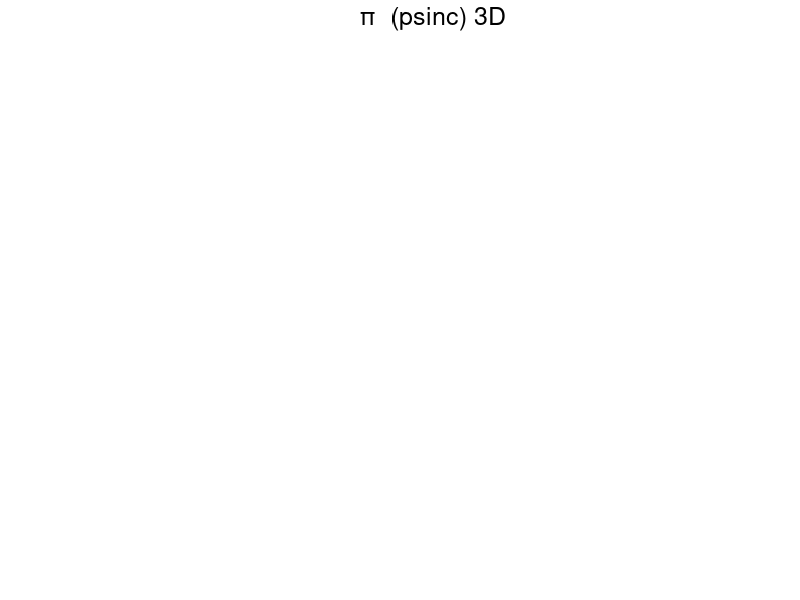

The MATLAB source for this figure: (Note: this script raises an error after producing the figure.)

% Hint: 
% saving figures as .eps:     print(gcf, 'TestPlot', '-depsc');

%modelstr = '';
%modelstr = 'comp';
modelstr = 'psinc';
%modelstr = 'psinc_w_adv_Ndt=3';
%modelstr = 'psinc_Ndt=3';
%modelstr = 'psinc_w_adv_Ndt=05';

%test_case = 'Equatorial-Long-Wave';
%test_case = 'Internal-Wave-Long-Wave';
%test_case = 'Internal-Wave-Strong-Strat';
%test_case = 'Skamarock-Klemp-Internal-Wave';
%test_case = 'Rising-Bubble';
%test_case = 'Smolarkiewicz-Margolin-Breaking-Wave';
%test_case = 'Straka';
test_case = 'Travelling-Vortex';
%test_case = 'Advection';

slice = 'xy'; % options:  'xy' 'zy' 'full3D'
showmode = 1;
separate_signs = 1;
filledcontours = 1;
fixed_contours = 0;
fixed_contour_step = 0;
no_of_contours = 10;
show_increments = 0;
symmetry = 0;        % in {0,1}
symmetrytest = 0;
showdummycells = 0;

% th0 = -0.0015/300;
% dth = 5e-4/300;
% contour_values = [th0 th0+dth th0+2*dth th0+3*dth th0+4*dth th0+5*dth th0+6*dth th0+7*dth th0+8*dth th0+9*dth th0+10*dth];
dtheta = 0.5e-3/300;
contour_values = [-5*dtheta, -4*dtheta, -3*dtheta, -2*dtheta, -dtheta, 0.0, dtheta, 2*dtheta, 3*dtheta, 4*dtheta, 5*dtheta];
%contour_values = [1.0001 1.0011 1.0022 1.0022 1.0033 1.0044 1.0055 1.0065];
%contour_values = linspace(-0.01,0.01,41) / 288.15;
title_true = 1;

%kmin = 50;
%kmax = 53;
kmin = 0;
kmax = 601;
dk   = 1;

if strcmp(test_case, 'Equatorial-Long-Wave')
    scalefactor = 2.0;
    ncx = 300; 
    ncy = 20;  
    %ncx = 600; 
    %ncy = 80;  
    L   = 8*3000.0 * scalefactor;  % 
    x0  = 0.0*L;
    H   = 10.0;  %
    aspect = [L/H/3 1 1];
    velosc = 100;  % velocity unit of RKLM code
elseif strcmp(test_case, 'Internal-Wave-Long-Wave')
    scalefactor = 2.0;
    ncx = 300; 
    ncy = 20;  
    %ncx = 600; 
    %ncy = 80;  
    L   = 3000.0 * scalefactor;  % 
    x0  = 0.0*L;
    H   = 10.0;  %
    aspect = [L/H/3 1 1];
    velosc = 100;  % velocity unit of RKLM code
elseif strcmp(test_case, 'Internal-Wave-Strong-Strat')
    scalefactor = 1.0;
    ncx = 1200; 
    ncy = 40;  
    L   = 3000.0 * scalefactor;  % 
    x0  = 0.5*L;
    H   = 10.0;  %
    aspect = [80 1 1];
    velosc = 100;  % velocity unit of RKLM code
elseif strcmp(test_case, 'Skamarock-Klemp-Internal-Wave')
    scalefactor = 1.0;
    ncx = 300; 
    ncy = 10;
    ncz = 5;
    L   = 300.0 * scalefactor;  % [km] 
    x0  = 0.5*L;
    H   = 10.0;    % [km] 
    B   = 20.0;    % [km]
    aspect = [16 1 1];
    velosc = 100;  % [m/s] velocity unit of RKLM code
elseif strcmp(test_case, 'Rising-Bubble')
    ncx = 160;  
    ncy =  80;  
    L   = 2.0;  
    x0  = 1.0;
    H   = 1.0; 
    aspect = [1 1 1];
    velosc = 100;  % velocity unit of RKLM code
elseif strcmp(test_case, 'Travelling-Vortex')
    ncx = 64;  % 512; 256;
    ncy = 64;  % 512; 256;
    ncz =  2;  % 512; 256;
    L   = 1.0;  
    x0  = 0.5;
    H   = 1.0;
    B   = 1.0/8.0;
    aspect = [1 1 1];
    velosc = 100;  % velocity unit of RKLM code
elseif strcmp(test_case, 'Straka')
    ncx = 512;  
    ncy = 64;  
    L  = 52.2;  % 
    x0 = 0.0*L;
    H  = 6.4;  %
    aspect = [1 1 1];
    velosc = 100;  % velocity unit of RKLM code
elseif strcmp(test_case, 'Smolarkiewicz-Margolin-Breaking-Wave')
    ncx = 240;  
    ncy = 120;  
    L   = 120.0;  % 
    x0  =  60.0;
    H   =  60.0;  %
    aspect = [1 1 1];
    velosc = 100;  % velocity unit of RKLM code
elseif strcmp(test_case, 'Advection')
    ncx = 31;  
    ncy = 31;  
    ncz = 31;  
    L  = 2.0;  % 
    x0 = 0.0*L;
    H  = 2.0;
    B  = 2.0;%
    aspect = [1 1 1];
    velosc = 100;  % velocity unit of RKLM code
end
    
% auxiliary adjustments of grid parameters
nnx = ncx+1;
dumsx = 2;
if ncy == 1
    nny = 1;
    dumsy = 0;
else
    nny = ncy+1;
    dumsy = 2;
end
if ncz == 1
    nnz = 1;
    dumsz = 0;
else
    nnz = ncz+1;
    dumsz = 2;
end

modelfigstr = strcat('  (',modelstr,')');

rhoY_diff = 0;
rhoZ_diff = 0;
transp    = 0;

folderstring = strcat('/Users/rupert/Documents/Computation/RKLM_Reference/low_Mach_gravity_',modelstr);

% cell-centered fields
%varstr = 'rho'; folderstr = 'rho'; titlestr = 'rho'; ndummy = 2; arraysize = [ncx ncy ncz];
%varstr = 'p'; folderstr = 'p'; titlestr = 'p'; ndummy = 2; arraysize = [ncx ncy ncz];
%varstr = 'S'; folderstr = 'S'; titlestr = 'S'; ndummy = 2; arraysize = [ncx ncy ncz];
%varstr = 'rhoY';  folderstr = 'rhoY'; titlestr = 'rhoY'; ndummy = 2; arraysize = [ncx ncy ncz]; rhoY_diff = 1;
%varstr = 'drhoY';  folderstr = 'drhoY'; titlestr = 'drhoY'; ndummy = 2; arraysize = [ncx ncy ncz];
%varstr = 'Y';  folderstr = 'Y'; titlestr = '\theta'; ndummy = 2; arraysize = [ncx ncy ncz];
%varstr = 'dY';  folderstr = 'dY'; titlestr = 'd\theta'; ndummy = 2; arraysize = [ncx ncy ncz];
%varstr = 'buoy';  folderstr = 'buoy'; titlestr = 'buoy'; ndummy = 2; arraysize = [ncx ncy ncz];
%varstr = 'rhoZp';  folderstr = 'rhoZp'; titlestr = 'rhoZp'; ndummy = 2; arraysize = [ncx ncy ncz];
%varstr = 'rhoZB';  folderstr = 'rhoZB'; titlestr = 'rhoZB'; ndummy = 2; arraysize = [ncx ncy ncz];
%varstr = 'rhoZ';  folderstr = 'rhoZ'; titlestr = 'rhoZ'; ndummy = 2; arraysize = [ncx ncy ncz];
%varstr = 'Z';  folderstr = 'Z'; titlestr = 'Z'; ndummy = 2; arraysize = [ncx ncy ncz]; rhoZ_diff = 0;
%varstr = 'u';  folderstr = 'u'; titlestr = 'u'; ndummy = 2; arraysize = [ncx ncy ncz]; symmetry = -1*symmetry;
%varstr = 'v';  folderstr = 'v'; titlestr = 'v'; ndummy = 2; arraysize = [ncx ncy ncz];
%varstr = 'w';  folderstr = 'w'; titlestr = 'w'; ndummy = 2; arraysize = [ncx ncy ncz];
%varstr = 'qv';  folderstr = 'qv'; titlestr = 'qv'; ndummy = 2; arraysize = [ncx ncy ncz];
%varstr = 'qc';  folderstr = 'qc'; titlestr = 'qc'; ndummy = 2; arraysize = [ncx ncy ncz];
%varstr = 'qr';  folderstr = 'qr'; titlestr = 'qr'; ndummy = 2; arraysize = [ncx ncy ncz];
%varstr = 'flux_rhou';  folderstr = 'fluxes'; titlestr = 'flux_rhou'; ndummy = 2; arraysize = [ncx+1 ncy ncz]; symmetry = -1*symmetry;
%varstr = 'flux_rhov';  folderstr = 'fluxes'; titlestr = 'flux_rhov'; ndummy = 2; arraysize = [ncy+1 ncz ncx]; symmetry = -1*symmetry;
%varstr = 'flux_rhov';  folderstr = 'fluxes'; titlestr = 'flux_rhov'; ndummy = 2; arraysize = [ncz+1 ncx ncy]; symmetry = -1*symmetry;

varstr = 'p2_c';  folderstr = 'p2_c'; titlestr = '\pi'; ndummy = 2; arraysize = [ncx ncy ncz];
%varstr = 'dp2_c';  folderstr = 'dp2_c'; titlestr = 'd\pi'; ndummy = 2; arraysize = [ncx ncy ncz];
%varstr = 'dpdim';  folderstr = 'dpdime'; titlestr = 'dp [Pa]'; ndummy = 2; arraysize = [ncx ncy ncz];
%varstr = 'rhs_cells';  folderstr = 'rhs_cells'; titlestr = 'rhs_c'; ndummy = 2; arraysize = [ncx ncy ncz];

%varstr = 'p2_n';  folderstr = 'p2_nodes'; titlestr = '\pi_n';    ndummy = 2; arraysize = [nnx nny nnz];
%varstr = 'dp2_n';  folderstr = 'dp2_nodes'; titlestr = 'd\pi_n';    ndummy = 2; arraysize = [nnx nny nnz];
%varstr = 'rhs_nodes';  folderstr = 'rhs_nodes'; titlestr = 'rhs_n';    ndummy = 2; arraysize = [nnx nny nnz];
%varstr = 'lap_nodes';  folderstr = 'lap_nodes'; titlestr = 'lap_n';    ndummy = 2; arraysize = [nnx nny nnz];

%varstr = 'advflux_x';  folderstr = 'advflux'; titlestr = 'advflux_x'; ndummy = 2; arraysize = [ncx+1 ncy ncz]; symmetry = -1*symmetry;
%varstr = 'advflux_y';  folderstr = 'advflux'; titlestr = 'advflux_y'; ndummy = 2; arraysize = [ncy+1 ncz ncx]; symmetry = -1*symmetry; transp = 1;
%varstr = 'advflux_z';  folderstr = 'advflux'; titlestr = 'advflux_z'; ndummy = 2; arraysize = [ncz+1 ncx ncy]; symmetry = -1*symmetry; transp = 1;

if strcmp(slice, 'full3D')
    kkmin = 1;
    dkk   = 1;
    kkmax = ncz;
else
    nslice = floor((ncz+2*ndummy)/2);
end


scrsz = get(0,'ScreenSize');
figure1 = figure('Position',[1 scrsz(4)/1.5 scrsz(3)/1.5 scrsz(4)/1.75]);
if title_true
    texthandle = annotation('textbox', [0.45 0.95 0.2 0.05]);
    set(texthandle, 'String', strcat(titlestr,modelfigstr,' 3D'), 'FontSize', 18, 'FontName', 'Helvetica', 'LineStyle', 'none');
end
%set(texthandle, 'String', titlestr, 'FontSize', 14, 'FontName', 'Optima');

for k = kmin:dk:kmax
    kstr = num2str(k);
    if k < 10
        filestr = strcat(folderstring,'/',folderstr,'/',varstr,'_00',kstr,'.hdf');
    else
        if k < 100
            filestr = strcat(folderstring,'/',folderstr,'/',varstr,'_0',kstr,'.hdf');
        else
            filestr = strcat(folderstring,'/',folderstr,'/',varstr,'_',kstr,'.hdf');
        end
    end
    v = hdfread(filestr, '/Data-Set-2', 'Index', {[1  1  1],[1  1  1],[arraysize(1)+2*ndummy  arraysize(2)+2*ndummy  arraysize(3)+2*ndummy]});
    
    if strcmp(slice, 'full3D')

        [nx, ny, nz] = size(v);
        nx = nx - 4;
        ny = ny - 4;
        nz = nz - 4;
        
        dx = L/nx;
        dy = H/ny;
        dz = B/nz;
        
        x = linspace(0.5*dx-(nx/2)*dx,-0.5*dx+(nx/2)*dx,nx);
        y = linspace(0.5*dy,-0.5*dy+ny*dy,ny);
        z = linspace(0.5*dz-(nz/2)*dz,-0.5*dz+(nz/2)*dz,nz);
                
        th = v(3:1:nx+2, 3:1:ny+2, 3:1:nz+2);
                
        % Create contours
        %[X,Y,Z] = meshgrid(x,y,z);
        %contourslice(x,y,z,th,0.0,0.5,0.0);
        %contourslice(X,Y,Z,th,[],[0.33, 0.5, 0.66],[], [1.001, 1.002, 1.003, 1.004, 1.005, 1.006]);

        %isovalue = 1.001;
        %fvc = isocaps(th,isovalue);
        %fvc = isocaps(x,y,z,th,isovalue);
        %patch(fvc);

        % Create contours

        if filledcontours
            for kk = kkmin:dkk:kkmax
                contourf(x,y,transpose(th(:,:,kk)),25,'LineColor','auto');
                colormap Jet;
                colorbar('FontSize',14,'FontName','Helvetica');
                set(gca,'DataAspectRatio', aspect, 'FontSize',18,'FontName','Helvetica');
                pause;
            end
        else
            if fixed_contours
                contour(x,z,th,contour_values,'LineColor','k');
            else
                contour(x,z,th,10,'LineColor','k');
            end
            set(gca,'DataAspectRatio', aspect, 'FontSize',18,'FontName','Helvetica');
        end

        if title_true
            title(strcat(titlestr,kstr));
        end
        % Create xlabel
        xlabel('x','FontSize',18,'FontName','Helvetica');
        
        % Create ylabel
        ylabel('y','FontSize',18,'FontName','Helvetica');

        % Create ylabel
        zlabel('z','FontSize',18,'FontName','Helvetica');

        pause
    else
        
        % for now let's take it slice by slice
        if strcmp(slice, 'xy')
            velo = v(:,:,nslice);
        elseif strcmp(slice, 'zy')
            velo = transpose(reshape(v(nslice,:,:), [arraysize(2)+2*ndummy, arraysize(3)+2*ndummy]));
        end
        
        if strcmp(varstr, 'rhs_nodes')
            velo(1:3,:) = 0.0*velo(1:3,:);
            velo(:,1:3) = 0.0*velo(:,1:3);
            velo(end-2:end,:) = 0.0*velo(end-2:end,:);
            velo(:,end-2:end) = 0.0*velo(:,end-2:end);
        end
        
        % eigenmode test case
        [nx, nz] = size(velo);
        nx = nx - 4;
        nz = nz - 4;
        
        dx = L/nx;
        dz = H/nz;
        
        dth = 8.3333e-04;
        x = linspace(0.5*dx-(nx/2)*dx,-0.5*dx+(nx/2)*dx,nx);
        z = linspace(0.5*dz,-0.5*dz+nz*dz,nz);
        Yt = transpose(velo);
        th = Yt(3:1:nz+2, 3:1:nx+2);
        
        %figure(1);
        %contour(x,z,th, [1+dth 1+2*dth 1+3*dth 1+4*dth 1+5*dth 1+6*dth 1+7*dth 1+8*dth], 'k');
        %set(gca,'DataAspectRatio',[1 1 1]);
        
        
        % Create contour
        if filledcontours
            contourf(x,z,th,25,'LineColor','auto');
            %contourf(x,z,th,[1.01 1.05 1.1 1.15 1.2 1.24],'LineColor','auto');
            colormap Jet
            colorbar('FontSize',14,'FontName','Helvetica')
        else
            if fixed_contours
                contour(x,z,th,contour_values,'LineColor','k');
            else
                contour(x,z,th,10,'LineColor','k');
            end
        end
        set(gca,'DataAspectRatio', aspect, 'FontSize',18,'FontName','Helvetica');
        if title_true
            title(strcat(titlestr,kstr));
        end
        % Create xlabel
        xlabel('x','FontSize',18,'FontName','Helvetica');
        
        % Create ylabel
        ylabel('z','FontSize',18,'FontName','Helvetica');
        
        pause
    end
end


